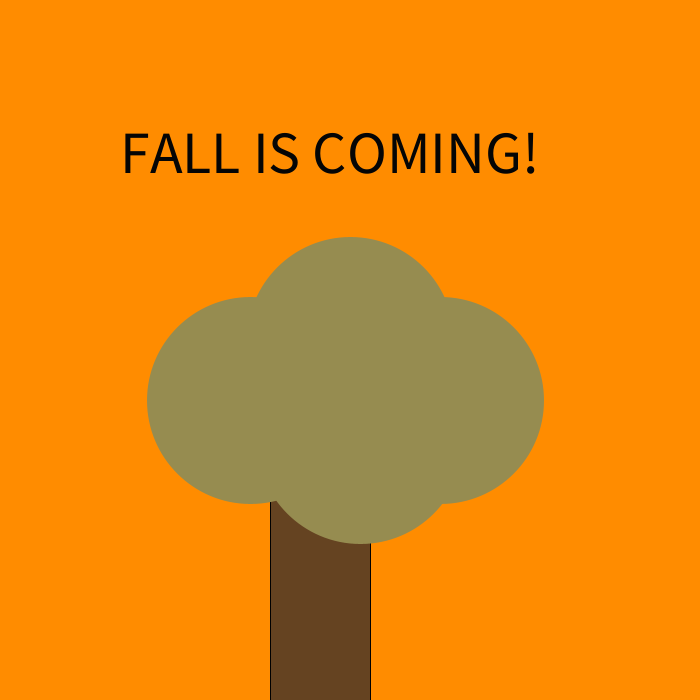
Frame 1 (no input)
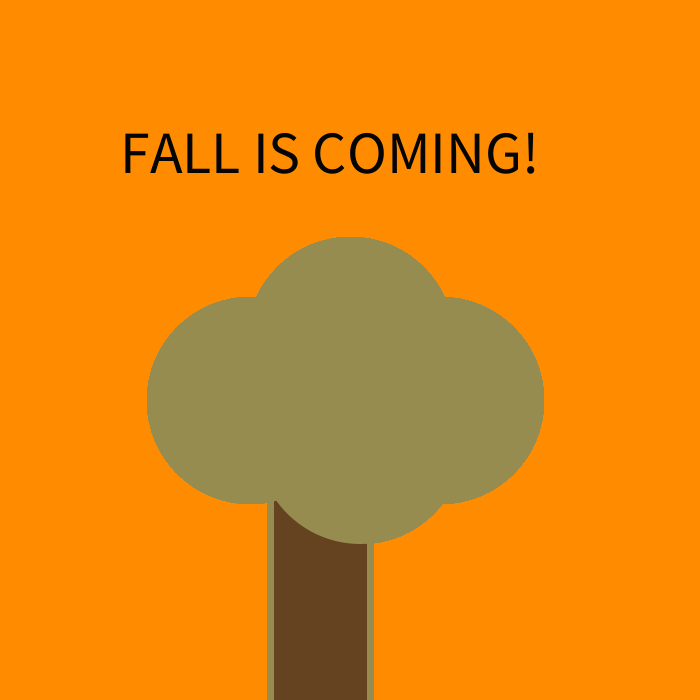
Frame 60 (the mouse pressed at the canvas centre just before this capture)
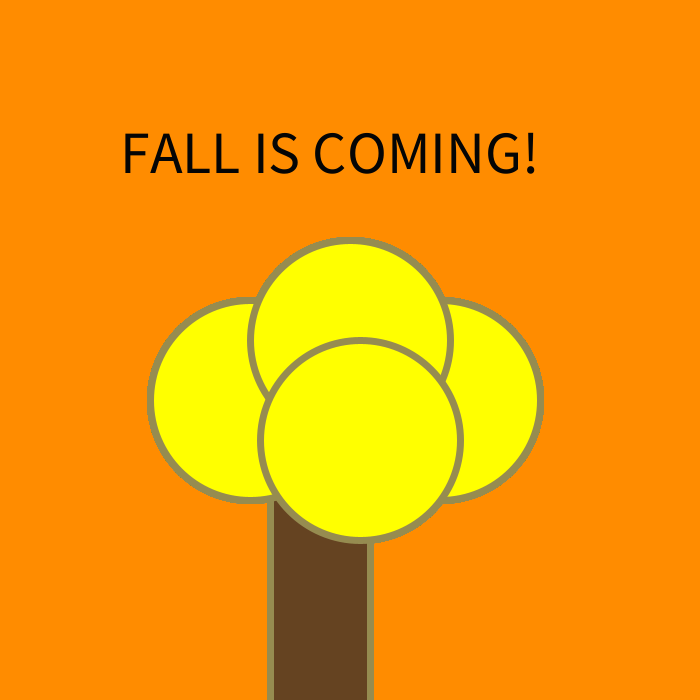
Frame 120 (the mouse held since frame 60 and released just before this capture)

The Processing sketch that drew these frames (run headless with seeded random() and noise(); from frame 60 on, the mouse is pressed at the canvas centre):

// Processing sketch: SS2_FALL
// ── SS2_FALL.pde
// Decided to do a fall tree with diffrent color leaves when mouse is pressed

float k = 150;
float s = 140;
float p = 80;

void setup() {
size(700,700);
background(#FF8C00);

// Message across screen
textSize(60);
String Fall = "FALL IS COMING!";
fill(5);
text(Fall, 120, 130, 700, 620); 
}

void draw() {
 // Tree Bark
  fill(#654321);
 rect(270, 450, 100, 300);
 
 // Random colors effect
 fill(#FFFF00);
 stroke(150,140,80);
  strokeWeight(7);
  if (mousePressed == true){
    k = random(0,255);
    s = random(0,255);
    p = random(0,255);

  }  else {
     fill(k,s,p);
} 
// Leaves
ellipse(250, 400, 200, 200);
  ellipse(440, 400, 200, 200);
  ellipse(350, 340, 200, 200);
  ellipse(360, 440, 200, 200);
}
